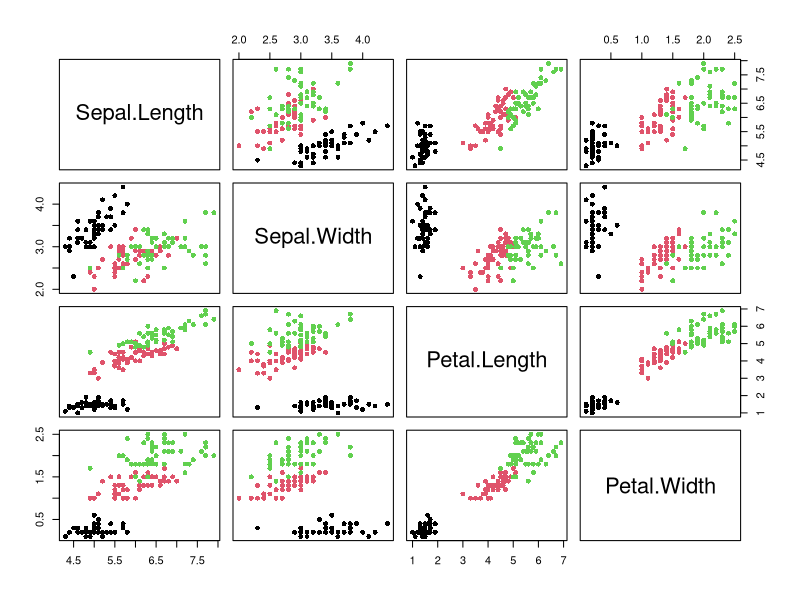
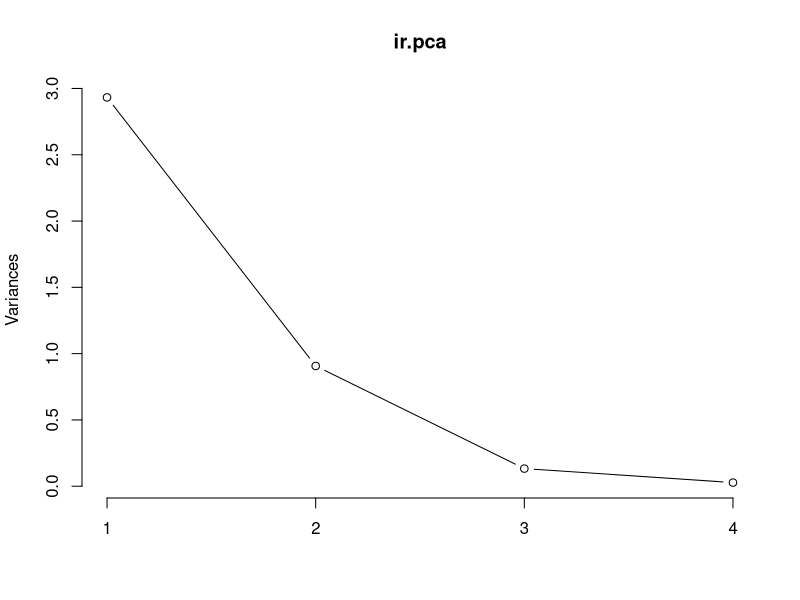
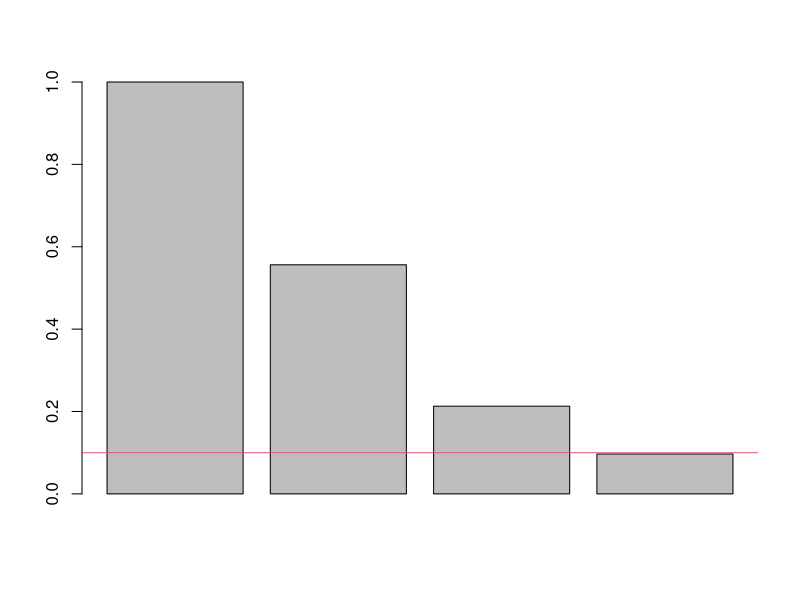
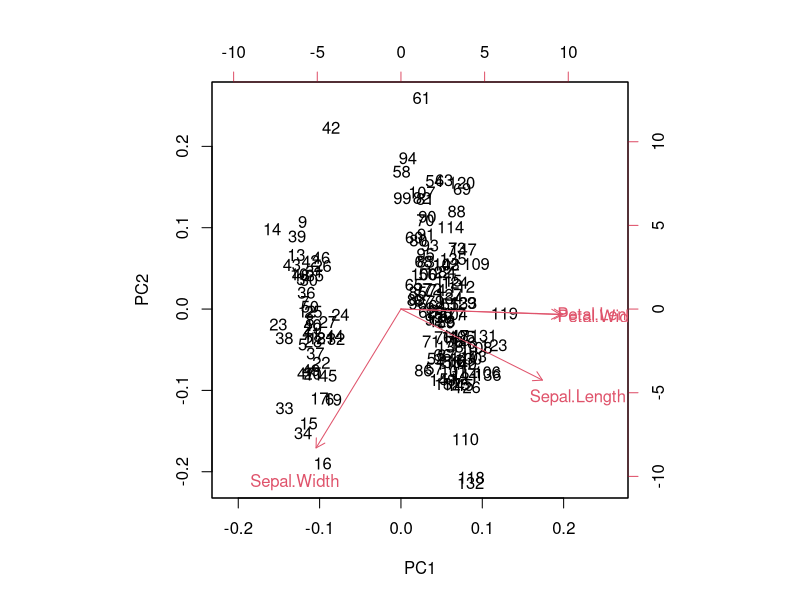
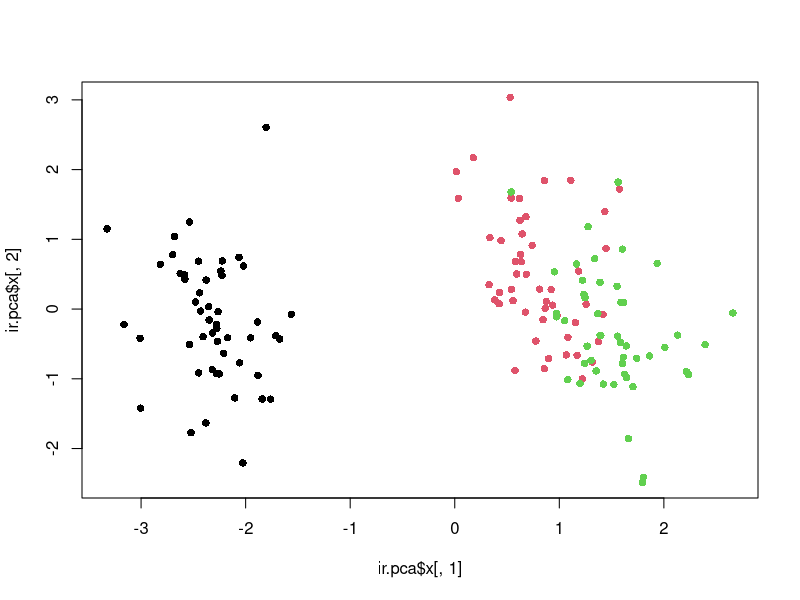

R code for these plots, in order:
#PCA R session

# Two main functions for PCA in R princomp() and prcomp()
# They use different methods to derive the PCs
# princomp is more stable this is what we will use

#sepal length and width and petal length and width for 50 iris samples of 3 different species
data(iris) 
head(iris,3)
dim(iris)

#Look at the data!
collist=as.numeric(iris[,5])
plot(iris[,1:4], pch=16, col=collist)

#Log transform to adjust for skew
log.ir=(log(iris[,1:4]))
ir.species=iris[,5]

#calculate principal components
ir.pca=prcomp(log.ir, center=T, scale=T)  #centering data and adjusting var to 1
print(ir.pca)
ir.pca$center #the mean for each variable
ir.pca$scale  #the variance for each variable
ir.pca$x  #the pc scores for each observation
ir.pca$rotation #the loading you see when you print

ir.pca=prcomp(log.ir, center=T, scale=T)  #centering data and 

#plot
plot(ir.pca, type='l')
barplot(ir.pca$sdev/ir.pca$sdev[1])
abline(h=0.1, col=2)

#what fraction of variance is explained by the first PC?
ir.pca$sdev[1]^2/sum(ir.pca$sdev^2)
#how about the first 2?
sum(ir.pca$sdev[1:2]^2)/sum(ir.pca$sdev^2)

summary(ir.pca)

#plot the result
biplot(ir.pca)
plot(ir.pca$x[,1], ir.pca$x[,2], col=collist, pch=16)
